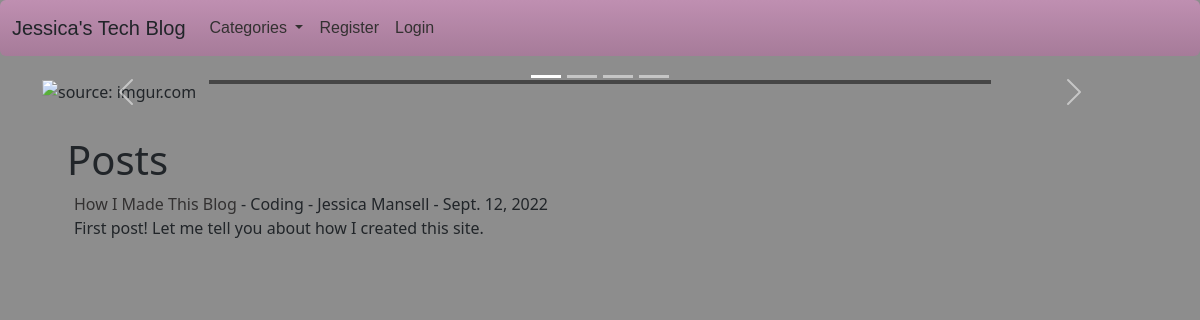
/, run on an earlier commit of the app's database.
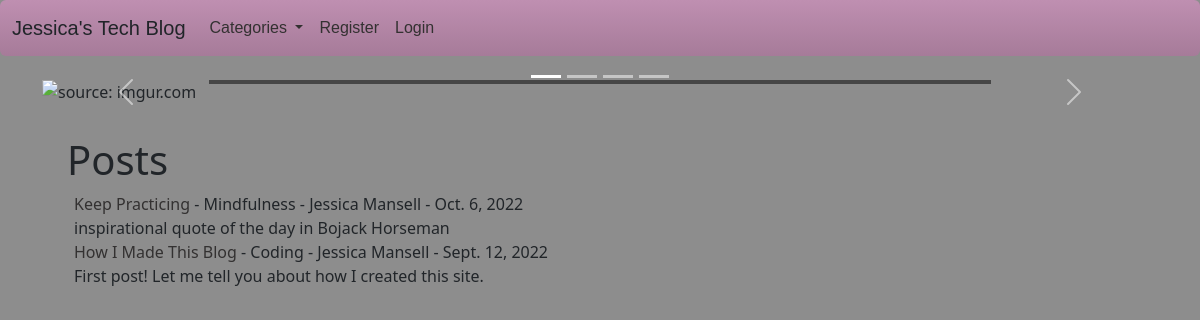
And on a later commit of the database.
### blogsite/models.py (models this page shows, shortened)
class Post(models.Model):
    title = models.CharField(max_length=255)
    header_image = models.ImageField(null=True, blank=True, upload_to="images/")
    title_tag = models.CharField(max_length=255)
    author = models.ForeignKey(User, on_delete=models.CASCADE)
    body = RichTextField(blank=True, null=True)
    post_date = models.DateField(auto_now_add=True)
    category= models.ForeignKey(Category, max_length=60, on_delete=models.CASCADE, related_name="cats")
    snippet = models.CharField(max_length=255)
    likes = models.ManyToManyField(User, related_name='blog_posts')

class Category(models.Model):
    name = models.CharField(max_length=255)
    class Meta:
        verbose_name_plural = "Categories"
    def __str__(self):
        return self.name

### blogsite/views.py (the view)
# urls.py: path('', HomeView.as_view(), name="home"),
class HomeView(ListView):
    model = Post
    template_name = 'index.html'
    ordering = ['-post_date']
    def get_context_data(self, *args, **kwargs):
        cat_menu = Category.objects.all()
        context = super(HomeView, self).get_context_data(*args, **kwargs)
        context["cat_menu"] = cat_menu
        return context

### blogsite/templates/index.html (shortened to what this page needs)
    {% extends 'base.html' %}
    {% block content %}
    <div class="container">
        <div id="carouselExampleCaptions" class="carousel slide" data-bs-ride="false">
          <div class="carousel-indicators">
            <button type="button" data-bs-target="#carouselExampleCaptions" data-bs-slide-to="0" class="active" aria-current="true" aria-label="Slide 1"></button>
            <button type="button" data-bs-target="#carouselExampleCaptions" data-bs-slide-to="1" aria-label="Slide 2"></button>
            <button type="button" data-bs-target="#carouselExampleCaptions" data-bs-slide-to="2" aria-label="Slide 3"></button>
            <button type="button" data-bs-target="#carouselExampleCaptions" data-bs-slide-to="3" aria-label="Slide 4"></button>
          </div>
          <div class="carousel-inner">
            <div class="carousel-item active">
              <img class="img-fluid" src="https://i.imgur.com/DO9NuQY.jpg" id="home_pics" title="source: imgur.com" class="d-block w-100"/>
              <div class="carousel-caption d-none d-md-block" id="captions">
              </div>
            </div>
          </div>
          <button class="carousel-control-prev" type="button" data-bs-target="#carouselExampleCaptions" data-bs-slide="prev">
            <span class="carousel-control-prev-icon" aria-hidden="true"></span>
          </button>
          <button class="carousel-control-next" type="button" data-bs-target="#carouselExampleCaptions" data-bs-slide="next">
            <span class="carousel-control-next-icon" aria-hidden="true"></span>
          </button>
        </div>
    <h1>Posts</h1>
    <ul>
    {% for post in object_list %}
        <li><a href="{% url 'article-detail' post.pk %}" id="post_title">{{ post.title }}</a>
            - <a href="{% url 'category' post.category|slugify %}">{{ post.category }}</a>
            - {{ post.author.first_name }}
        {{ post.author.last_name }} -
        {{ post.post_date }} <br/>
            {{ post.snippet }}</li>
    {% endfor %}
    </ul>
    {% endblock %}

What changed in the data, as far as the page shows it:
added Post: title "Keep Practicing", category "Mindfulness", author.first_name "Jessica", author.last_name "Mansell", post_date "Oct. 6, 2022", snippet "inspirational quote of the day in Bojack Horseman"
